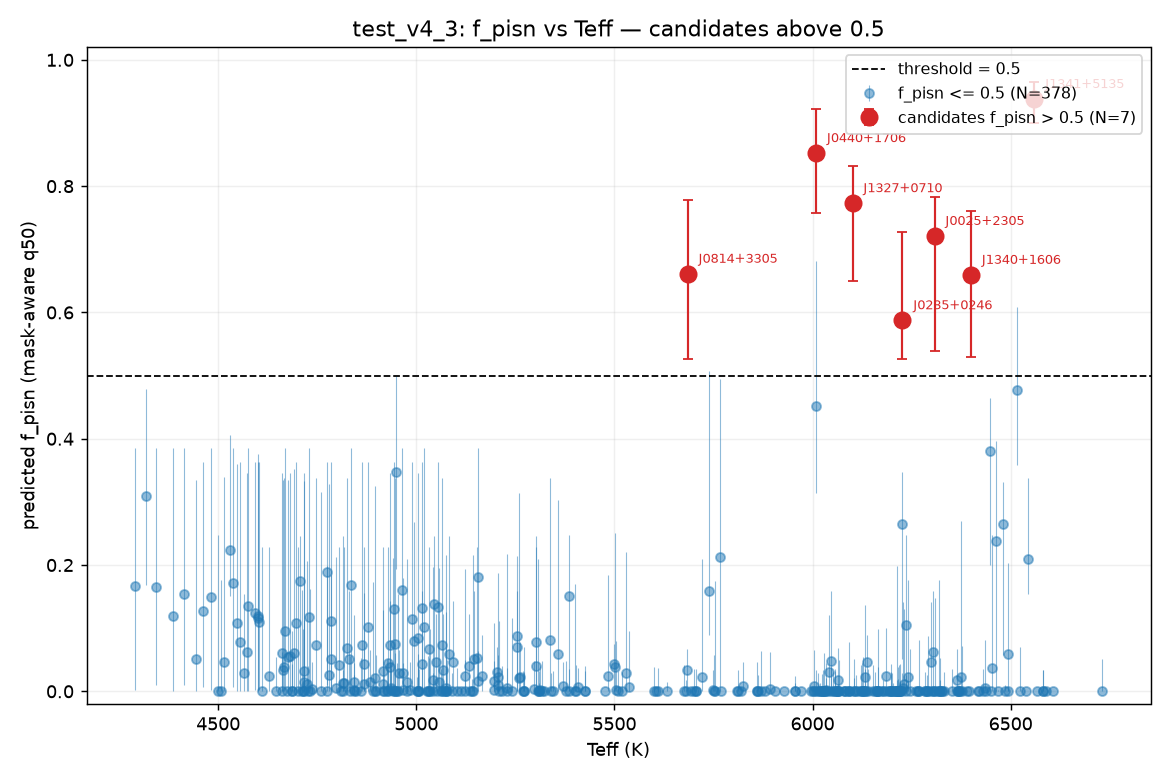

Here is the Python script that generated this plot:
"""f_pisn vs Teff for test_v4_3, marking the >0.5 candidates.

Reads obs_li_all.csv (mask-aware QRF predictions), plots f_pisn (mask q50,
with 16-84% bars) against Teff, and highlights stars with f_pisn_mask_q50 > 0.5
(the candidate threshold used by make_yield_plots.py).
"""

import os
import sys

import numpy as np
import pandas as pd
import matplotlib
matplotlib.use("Agg")
import matplotlib.pyplot as plt


def _find_root(start: str) -> str:
    d = os.path.abspath(start)
    for _ in range(12):
        if os.path.exists(os.path.join(d, "params.py")):
            return d
        parent = os.path.dirname(d)
        if parent == d:
            break
        d = parent
    raise RuntimeError("Could not locate repo root")


ROOT = _find_root(os.getcwd())
if ROOT not in sys.path:
    sys.path.insert(0, ROOT)

RESULTS_DIR = os.path.join(ROOT, "src", "randomForest", "results", "test_v4_3")
CSV = os.path.join(RESULTS_DIR, "obs_li_all.csv")
THRESH = 0.5


def main():
    df = pd.read_csv(CSV, dtype={"star": str})
    df = df[np.isfinite(df["Teff"])].reset_index(drop=True)

    teff = df["Teff"].to_numpy(dtype=float)
    f50 = df["f_pisn_mask_q50"].to_numpy(dtype=float)
    f16 = df["f_pisn_mask_q16"].to_numpy(dtype=float)
    f84 = df["f_pisn_mask_q84"].to_numpy(dtype=float)
    cand = f50 > THRESH

    fig, ax = plt.subplots(figsize=(9, 6))

    # non-candidates
    ax.errorbar(teff[~cand], f50[~cand],
                yerr=[f50[~cand] - f16[~cand], f84[~cand] - f50[~cand]],
                fmt="o", ms=5, alpha=0.5, color="tab:blue",
                ecolor="tab:blue", elinewidth=0.6, capsize=0,
                label=f"f_pisn <= {THRESH} (N={int((~cand).sum())})")

    # candidates
    ax.errorbar(teff[cand], f50[cand],
                yerr=[f50[cand] - f16[cand], f84[cand] - f50[cand]],
                fmt="o", ms=9, color="tab:red", ecolor="tab:red",
                elinewidth=1.2, capsize=3,
                label=f"candidates f_pisn > {THRESH} (N={int(cand.sum())})")

    for x, y, s in zip(teff[cand], f50[cand], df["star"][cand]):
        ax.annotate(s, (x, y), textcoords="offset points", xytext=(6, 6),
                    fontsize=7, color="tab:red")

    ax.axhline(THRESH, color="k", ls="--", lw=1, label=f"threshold = {THRESH}")
    ax.set_xlabel("Teff (K)")
    ax.set_ylabel("predicted f_pisn (mask-aware q50)")
    ax.set_title("test_v4_3: f_pisn vs Teff — candidates above 0.5")
    ax.set_ylim(-0.02, 1.02)
    ax.legend(loc="upper right", fontsize=9)
    ax.grid(alpha=0.2)
    fig.tight_layout()

    out = os.path.join(RESULTS_DIR, "fpisn_vs_teff.png")
    fig.savefig(out, dpi=130)
    plt.close(fig)
    print(f"saved {out}")

    cand_rows = df[cand].sort_values("f_pisn_mask_q50", ascending=False)
    print("\ncandidates (f_pisn_mask_q50 > 0.5):")
    print(cand_rows[["star", "FeH", "Teff", "logg",
                     "f_pisn_mask_q50", "f_pisn_std_q50"]].to_string(index=False))


if __name__ == "__main__":
    main()
